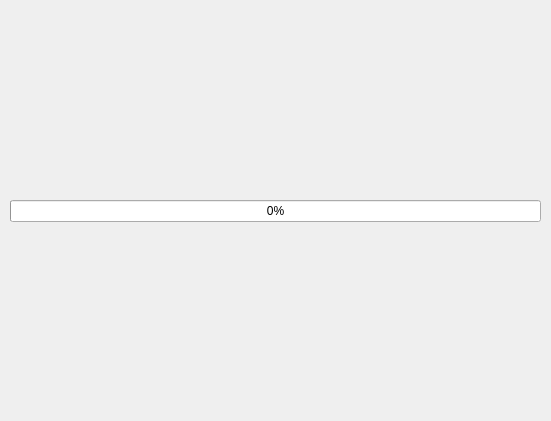
<?xml version="1.0" encoding="UTF-8"?>
<ui version="4.0">
 <class>ProgressWidget</class>
 <widget class="QWidget" name="ProgressWidget">
  <property name="geometry">
   <rect>
    <x>0</x>
    <y>0</y>
    <width>551</width>
    <height>421</height>
   </rect>
  </property>
  <property name="windowTitle">
   <string/>
  </property>
  <layout class="QVBoxLayout" name="verticalLayout">
   <property name="spacing">
    <number>20</number>
   </property>
   <property name="margin">
    <number>10</number>
   </property>
   <item>
    <spacer name="verticalSpacer">
     <property name="orientation">
      <enum>Qt::Vertical</enum>
     </property>
     <property name="sizeHint" stdset="0">
      <size>
       <width>20</width>
       <height>124</height>
      </size>
     </property>
    </spacer>
   </item>
   <item>
    <widget class="QLabel" name="label">
     <property name="text">
      <string/>
     </property>
     <property name="alignment">
      <set>Qt::AlignCenter</set>
     </property>
    </widget>
   </item>
   <item>
    <widget class="QProgressBar" name="progressBar">
     <property name="value">
      <number>0</number>
     </property>
    </widget>
   </item>
   <item>
    <widget class="QLabel" name="busyLabel">
     <property name="enabled">
      <bool>true</bool>
     </property>
     <property name="text">
      <string/>
     </property>
     <property name="alignment">
      <set>Qt::AlignCenter</set>
     </property>
    </widget>
   </item>
   <item>
    <spacer name="verticalSpacer_2">
     <property name="orientation">
      <enum>Qt::Vertical</enum>
     </property>
     <property name="sizeHint" stdset="0">
      <size>
       <width>20</width>
       <height>124</height>
      </size>
     </property>
    </spacer>
   </item>
  </layout>
 </widget>
 <resources/>
 <connections/>
</ui>
